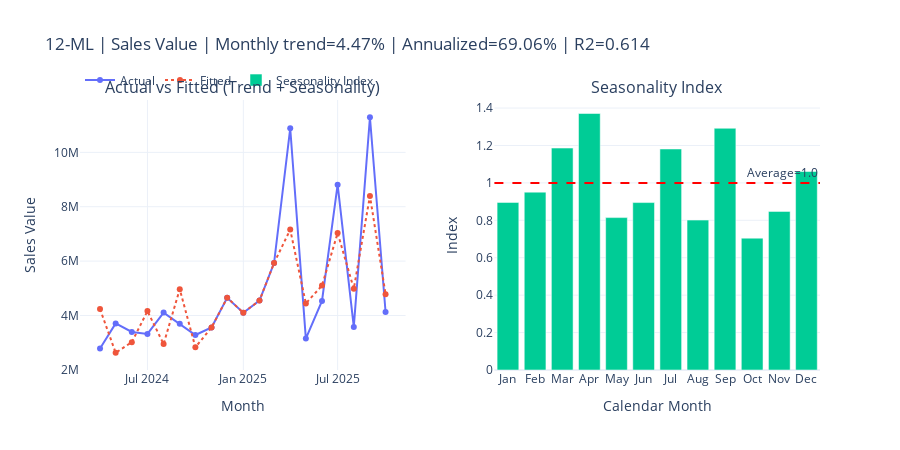
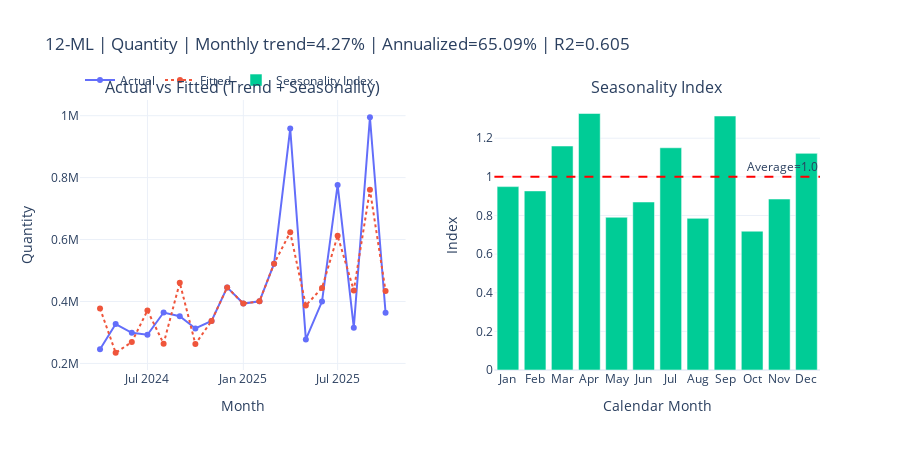
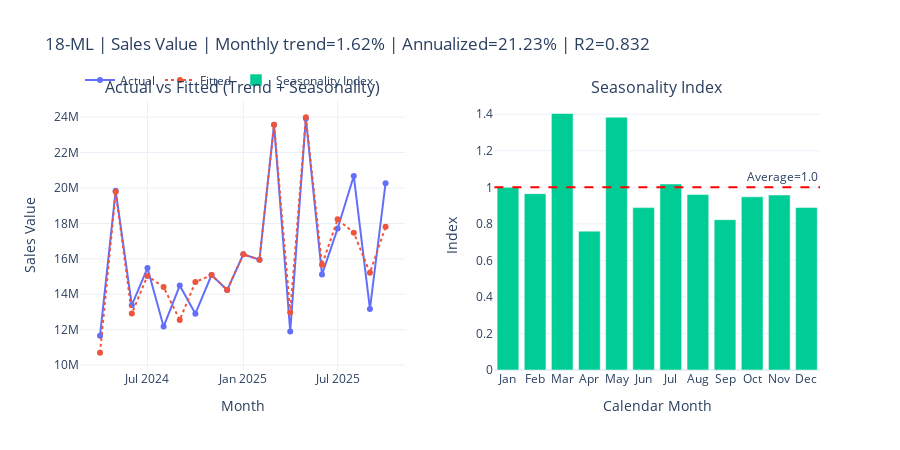
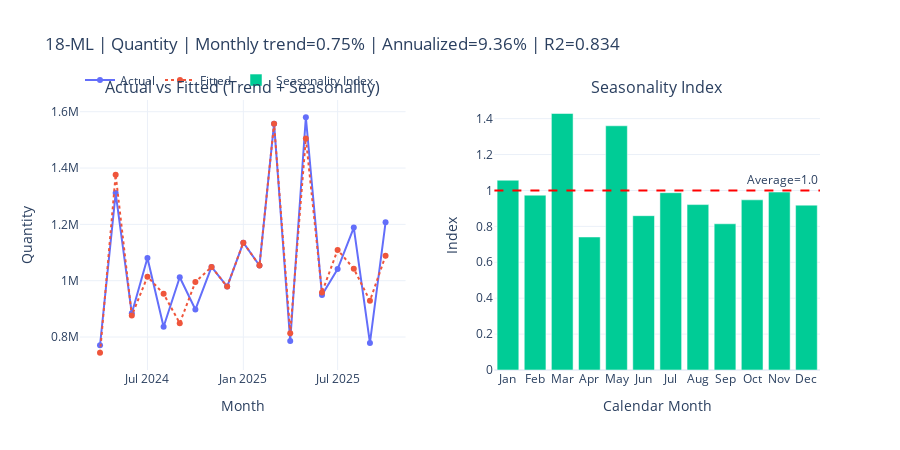

The notebook cell these images were saved under, in order:
### Code cell
# Trend + Seasonality in Plotly
# Scope: Brand=STREAX, Subcategory in {STX INSTA SHAMPOO, STREAX INSTA SHAMPOO}, Sizes in {12-ML, 18-ML}
# Metrics: SalesValue_atBasicRate, Quantity

from pathlib import Path
import numpy as np
import pandas as pd
from IPython.display import display
import plotly.graph_objects as go
from plotly.subplots import make_subplots

try:
    from scipy.stats import theilslopes
    HAS_SCIPY = True
except Exception:
    HAS_SCIPY = False

# ---------- Load ----------
candidate_dirs = [Path('../DATA'), Path('DATA'), Path.cwd() / 'DATA']
data_dir = next((p for p in candidate_dirs if p.exists()), None)
if data_dir is None:
    raise FileNotFoundError("DATA folder not found. Expected ../DATA or DATA")

files = sorted(data_dir.glob('*.parquet'))
if not files:
    raise FileNotFoundError(f"No parquet files found in {data_dir}")

use_cols = ['Date', 'Brand', 'Subcategory', 'Sizes', 'SalesValue_atBasicRate', 'Quantity']
df = pd.concat((pd.read_parquet(f, columns=use_cols) for f in files), ignore_index=True)

# ---------- Clean ----------
df['Date'] = pd.to_datetime(df['Date'], errors='coerce')
df = df.dropna(subset=['Date']).copy()
df['Brand'] = df['Brand'].astype(str).str.upper().str.strip()
df['Subcategory'] = df['Subcategory'].astype(str).str.upper().str.replace(r'\s+', ' ', regex=True).str.strip()
df['Sizes'] = df['Sizes'].astype(str).str.upper().str.replace(' ', '').str.strip()
df['SalesValue_atBasicRate'] = pd.to_numeric(df['SalesValue_atBasicRate'], errors='coerce').fillna(0.0)
df['Quantity'] = pd.to_numeric(df['Quantity'], errors='coerce').fillna(0.0)

scope = df[
    (df['Brand'] == 'STREAX') &
    (df['Subcategory'].isin(['STX INSTA SHAMPOO', 'STREAX INSTA SHAMPOO'])) &
    (df['Sizes'].isin(['12-ML', '18-ML']))
].copy()

scope['Month'] = scope['Date'].dt.to_period('M').dt.to_timestamp()

monthly = (
    scope.groupby(['Sizes', 'Month'], as_index=False)
    .agg(
        sales_value=('SalesValue_atBasicRate', 'sum'),
        quantity=('Quantity', 'sum')
    )
    .sort_values(['Sizes', 'Month'])
)

def fit_trend_seasonality(sub_df, y_col):
    mdf = sub_df[['Month', y_col]].copy().sort_values('Month').reset_index(drop=True)
    y = mdf[y_col].to_numpy(dtype=float)
    y = np.clip(y, 1e-9, None)

    n = len(mdf)
    t = np.arange(n, dtype=float)
    mon = mdf['Month'].dt.month

    mon_cat = pd.Categorical(mon, categories=list(range(1, 13)), ordered=True)
    dummies = pd.get_dummies(mon_cat, drop_first=True, dtype=float)  # months 2..12
    X = np.column_stack([np.ones(n), t, dummies.to_numpy()])

    y_log = np.log(y)
    beta, *_ = np.linalg.lstsq(X, y_log, rcond=None)
    yhat_log = X @ beta
    yhat = np.exp(yhat_log)

    ss_res = np.sum((y_log - yhat_log) ** 2)
    ss_tot = np.sum((y_log - y_log.mean()) ** 2)
    r2 = 1 - (ss_res / ss_tot) if ss_tot > 0 else np.nan

    slope_log = beta[1]
    monthly_growth_pct = (np.exp(slope_log) - 1) * 100
    annualized_growth_pct = (np.exp(12 * slope_log) - 1) * 100

    if HAS_SCIPY and n >= 3:
        ts_slope, _, _, _ = theilslopes(y_log, t, 0.95)
        ts_monthly_growth_pct = (np.exp(ts_slope) - 1) * 100
    else:
        ts_monthly_growth_pct = np.nan

    month_effect = {1: 0.0}
    for m in range(2, 13):
        month_effect[m] = beta[1 + (m - 1)]

    observed_months = sorted(mdf['Month'].dt.month.unique().tolist())
    raw = {m: np.exp(month_effect[m]) for m in observed_months}
    norm = np.mean(list(raw.values()))
    season_idx = {m: (raw[m] / norm if norm > 0 else np.nan) for m in observed_months}

    seasonality_table = pd.DataFrame({
        'month_num': observed_months,
        'month_name': [pd.Timestamp(2000, m, 1).strftime('%b') for m in observed_months],
        'seasonality_index': [season_idx[m] for m in observed_months]
    }).sort_values('month_num')

    trend_summary = {
        'n_months': n,
        'start_month': mdf['Month'].min(),
        'end_month': mdf['Month'].max(),
        'monthly_growth_%': monthly_growth_pct,
        'annualized_growth_%': annualized_growth_pct,
        'r2_log_model': r2,
        'theilsen_monthly_growth_%': ts_monthly_growth_pct
    }

    plot_df = mdf.copy()
    plot_df['actual'] = y
    plot_df['fitted'] = yhat

    return trend_summary, seasonality_table, plot_df

summaries = []

for size in ['12-ML', '18-ML']:
    part = monthly[monthly['Sizes'] == size].copy()

    for metric_col, metric_label in [('sales_value', 'Sales Value'), ('quantity', 'Quantity')]:
        trend_summary, seasonality_table, plot_df = fit_trend_seasonality(part, metric_col)

        summaries.append({
            'size': size,
            'metric': metric_label,
            **trend_summary
        })

        title_text = (
            f"{size} | {metric_label} | "
            f"Monthly trend={trend_summary['monthly_growth_%']:.2f}% | "
            f"Annualized={trend_summary['annualized_growth_%']:.2f}% | "
            f"R2={trend_summary['r2_log_model']:.3f}"
        )

        fig = make_subplots(
            rows=1, cols=2,
            subplot_titles=("Actual vs Fitted (Trend + Seasonality)", "Seasonality Index"),
            horizontal_spacing=0.12
        )

        fig.add_trace(
            go.Scatter(
                x=plot_df['Month'], y=plot_df['actual'],
                mode='lines+markers', name='Actual',
                line=dict(width=2)
            ),
            row=1, col=1
        )
        fig.add_trace(
            go.Scatter(
                x=plot_df['Month'], y=plot_df['fitted'],
                mode='lines+markers', name='Fitted',
                line=dict(width=2, dash='dot')
            ),
            row=1, col=1
        )

        fig.add_trace(
            go.Bar(
                x=seasonality_table['month_name'],
                y=seasonality_table['seasonality_index'],
                name='Seasonality Index'
            ),
            row=1, col=2
        )
        fig.add_hline(
            y=1.0, line_dash='dash', line_color='red',
            annotation_text='Average=1.0', annotation_position='top right',
            row=1, col=2
        )

        fig.update_layout(
            title=title_text,
            template='plotly_white',
            height=450,
            legend=dict(orientation='h', yanchor='bottom', y=1.02, xanchor='left', x=0.0)
        )

        fig.update_xaxes(title_text='Month', row=1, col=1)
        fig.update_yaxes(title_text=metric_label, row=1, col=1)
        fig.update_xaxes(title_text='Calendar Month', row=1, col=2)
        fig.update_yaxes(title_text='Index', row=1, col=2)

        fig.show()

        print(
            f"{size} | {metric_label} -> "
            f"Monthly={trend_summary['monthly_growth_%']:.2f}%, "
            f"Annualized={trend_summary['annualized_growth_%']:.2f}%, "
            f"R2={trend_summary['r2_log_model']:.3f}, "
            f"Theil-Sen={trend_summary['theilsen_monthly_growth_%']:.2f}%"
        )
        display(seasonality_table.assign(seasonality_index=seasonality_table['seasonality_index'].round(3)))

summary_df = pd.DataFrame(summaries)
summary_df['monthly_growth_%'] = summary_df['monthly_growth_%'].round(2)
summary_df['annualized_growth_%'] = summary_df['annualized_growth_%'].round(2)
summary_df['r2_log_model'] = summary_df['r2_log_model'].round(3)
summary_df['theilsen_monthly_growth_%'] = summary_df['theilsen_monthly_growth_%'].round(2)

print("\nFinal Trend Summary:")
display(summary_df)

### Figure 1 — Plotly figure (JSON) as saved in the notebook; plotly's stock layout.template omitted (floating-point values rounded to 4 significant figures)
{"data": [{"line": {"width": 2}, "mode": "lines+markers", "name": "Actual", "type": "scatter", "x": ["2024-04-01T00:00:00", "2024-05-01T00:00:00", "2024-06-01T00:00:00", "2024-07-01T00:00:00", "2024-08-01T00:00:00", "2024-09-01T00:00:00", "2024-10-01T00:00:00", "2024-11-01T00:00:00", "2024-12-01T00:00:00", "2025-01-01T00:00:00", "2025-02-01T00:00:00", "2025-03-01T00:00:00", "2025-04-01T00:00:00", "2025-05-01T00:00:00", "2025-06-01T00:00:00", "2025-07-01T00:00:00", "2025-08-01T00:00:00", "2025-09-01T00:00:00", "2025-10-01T00:00:00"], "xaxis": "x", "y": [2784000.0, 3708000.0, 3392000.0, 3320000.0, 4107000.0, 3692000.0, 3281000.0, 3557000.0, 4651000.0, 4101000.0, 4548000.0, 5928000.0, 10890000.0, 3149000.0, 4536000.0, 8810000.0, 3578000.0, 11290000.0, 4127000.0], "yaxis": "y"}, {"line": {"dash": "dot", "width": 2}, "mode": "lines+markers", "name": "Fitted", "type": "scatter", "x": ["2024-04-01T00:00:00", "2024-05-01T00:00:00", "2024-06-01T00:00:00", "2024-07-01T00:00:00", "2024-08-01T00:00:00", "2024-09-01T00:00:00", "2024-10-01T00:00:00", "2024-11-01T00:00:00", "2024-12-01T00:00:00", "2025-01-01T00:00:00", "2025-02-01T00:00:00", "2025-03-01T00:00:00", "2025-04-01T00:00:00", "2025-05-01T00:00:00", "2025-06-01T00:00:00", "2025-07-01T00:00:00", "2025-08-01T00:00:00", "2025-09-01T00:00:00", "2025-10-01T00:00:00"], "xaxis": "x", "y": [4234000.0, 2628000.0, 3016000.0, 4160000.0, 2948000.0, 4966000.0, 2830000.0, 3557000.0, 4651000.0, 4101000.0, 4548000.0, 5928000.0, 7158000.0, 4443000.0, 5100000.0, 7033000.0, 4984000.0, 8395000.0, 4784000.0], "yaxis": "y"}, {"name": "Seasonality Index", "type": "bar", "x": ["Jan", "Feb", "Mar", "Apr", "May", "Jun", "Jul", "Aug", "Sep", "Oct", "Nov", "Dec"], "xaxis": "x2", "y": [0.8957, 0.9506, 1.186, 1.371, 0.8145, 0.8948, 1.181, 0.8012, 1.292, 0.7047, 0.8477, 1.061], "yaxis": "y2"}], "layout": {"annotations": [{"font": {"size": 16}, "showarrow": false, "text": "Actual vs Fitted (Trend + Seasonality)", "x": 0.22, "xanchor": "center", "xref": "paper", "y": 1, "yanchor": "bottom", "yref": "paper"}, {"font": {"size": 16}, "showarrow": false, "text": "Seasonality Index", "x": 0.78, "xanchor": "center", "xref": "paper", "y": 1, "yanchor": "bottom", "yref": "paper"}, {"showarrow": false, "text": "Average=1.0", "x": 1, "xanchor": "right", "xref": "x2 domain", "y": 1, "yanchor": "bottom", "yref": "y2"}], "height": 450, "legend": {"orientation": "h", "x": 0, "xanchor": "left", "y": 1.02, "yanchor": "bottom"}, "shapes": [{"line": {"color": "red", "dash": "dash"}, "type": "line", "x0": 0, "x1": 1, "xref": "x2 domain", "y0": 1, "y1": 1, "yref": "y2"}], "title": {"text": "12-ML | Sales Value | Monthly trend=4.47% | Annualized=69.06% | R2=0.614"}, "xaxis": {"anchor": "y", "domain": [0, 0.44], "title": {"text": "Month"}}, "xaxis2": {"anchor": "y2", "domain": [0.56, 1], "title": {"text": "Calendar Month"}}, "yaxis": {"anchor": "x", "domain": [0, 1], "title": {"text": "Sales Value"}}, "yaxis2": {"anchor": "x2", "domain": [0, 1], "title": {"text": "Index"}}}}

### Figure 2 — Plotly figure (JSON) as saved in the notebook; plotly's stock layout.template omitted (floating-point values rounded to 4 significant figures)
{"data": [{"line": {"width": 2}, "mode": "lines+markers", "name": "Actual", "type": "scatter", "x": ["2024-04-01T00:00:00", "2024-05-01T00:00:00", "2024-06-01T00:00:00", "2024-07-01T00:00:00", "2024-08-01T00:00:00", "2024-09-01T00:00:00", "2024-10-01T00:00:00", "2024-11-01T00:00:00", "2024-12-01T00:00:00", "2025-01-01T00:00:00", "2025-02-01T00:00:00", "2025-03-01T00:00:00", "2025-04-01T00:00:00", "2025-05-01T00:00:00", "2025-06-01T00:00:00", "2025-07-01T00:00:00", "2025-08-01T00:00:00", "2025-09-01T00:00:00", "2025-10-01T00:00:00"], "xaxis": "x", "y": [245580, 327035, 298679, 292422, 364412, 352283, 312891, 337189, 445490, 393203, 400382, 522113, 958622, 277412, 399621, 776399, 315394, 994975, 363712], "yaxis": "y"}, {"line": {"dash": "dot", "width": 2}, "mode": "lines+markers", "name": "Fitted", "type": "scatter", "x": ["2024-04-01T00:00:00", "2024-05-01T00:00:00", "2024-06-01T00:00:00", "2024-07-01T00:00:00", "2024-08-01T00:00:00", "2024-09-01T00:00:00", "2024-10-01T00:00:00", "2024-11-01T00:00:00", "2024-12-01T00:00:00", "2025-01-01T00:00:00", "2025-02-01T00:00:00", "2025-03-01T00:00:00", "2025-04-01T00:00:00", "2025-05-01T00:00:00", "2025-06-01T00:00:00", "2025-07-01T00:00:00", "2025-08-01T00:00:00", "2025-09-01T00:00:00", "2025-10-01T00:00:00"], "xaxis": "x", "y": [377600.0, 234400.0, 268900.0, 370800.0, 263900.0, 460800.0, 262600.0, 337200.0, 445500.0, 393200.0, 400400.0, 522100.0, 623400.0, 387000.0, 443900.0, 612200.0, 435600.0, 760700.0, 433400.0], "yaxis": "y"}, {"name": "Seasonality Index", "type": "bar", "x": ["Jan", "Feb", "Mar", "Apr", "May", "Jun", "Jul", "Aug", "Sep", "Oct", "Nov", "Dec"], "xaxis": "x2", "y": [0.9494, 0.9272, 1.16, 1.328, 0.7906, 0.8697, 1.15, 0.7851, 1.315, 0.7186, 0.8851, 1.122], "yaxis": "y2"}], "layout": {"annotations": [{"font": {"size": 16}, "showarrow": false, "text": "Actual vs Fitted (Trend + Seasonality)", "x": 0.22, "xanchor": "center", "xref": "paper", "y": 1, "yanchor": "bottom", "yref": "paper"}, {"font": {"size": 16}, "showarrow": false, "text": "Seasonality Index", "x": 0.78, "xanchor": "center", "xref": "paper", "y": 1, "yanchor": "bottom", "yref": "paper"}, {"showarrow": false, "text": "Average=1.0", "x": 1, "xanchor": "right", "xref": "x2 domain", "y": 1, "yanchor": "bottom", "yref": "y2"}], "height": 450, "legend": {"orientation": "h", "x": 0, "xanchor": "left", "y": 1.02, "yanchor": "bottom"}, "shapes": [{"line": {"color": "red", "dash": "dash"}, "type": "line", "x0": 0, "x1": 1, "xref": "x2 domain", "y0": 1, "y1": 1, "yref": "y2"}], "title": {"text": "12-ML | Quantity | Monthly trend=4.27% | Annualized=65.09% | R2=0.605"}, "xaxis": {"anchor": "y", "domain": [0, 0.44], "title": {"text": "Month"}}, "xaxis2": {"anchor": "y2", "domain": [0.56, 1], "title": {"text": "Calendar Month"}}, "yaxis": {"anchor": "x", "domain": [0, 1], "title": {"text": "Quantity"}}, "yaxis2": {"anchor": "x2", "domain": [0, 1], "title": {"text": "Index"}}}}

### Figure 3 — Plotly figure (JSON) as saved in the notebook; plotly's stock layout.template omitted (floating-point values rounded to 4 significant figures)
{"data": [{"line": {"width": 2}, "mode": "lines+markers", "name": "Actual", "type": "scatter", "x": ["2024-04-01T00:00:00", "2024-05-01T00:00:00", "2024-06-01T00:00:00", "2024-07-01T00:00:00", "2024-08-01T00:00:00", "2024-09-01T00:00:00", "2024-10-01T00:00:00", "2024-11-01T00:00:00", "2024-12-01T00:00:00", "2025-01-01T00:00:00", "2025-02-01T00:00:00", "2025-03-01T00:00:00", "2025-04-01T00:00:00", "2025-05-01T00:00:00", "2025-06-01T00:00:00", "2025-07-01T00:00:00", "2025-08-01T00:00:00", "2025-09-01T00:00:00", "2025-10-01T00:00:00"], "xaxis": "x", "y": [11660000.0, 19850000.0, 13390000.0, 15480000.0, 12180000.0, 14490000.0, 12900000.0, 15080000.0, 14240000.0, 16255752, 15950000.0, 23570000.0, 11900000.0, 23920000.0, 15110000.0, 17710000.0, 20670000.0, 13170000.0, 20270000.0], "yaxis": "y"}, {"line": {"dash": "dot", "width": 2}, "mode": "lines+markers", "name": "Fitted", "type": "scatter", "x": ["2024-04-01T00:00:00", "2024-05-01T00:00:00", "2024-06-01T00:00:00", "2024-07-01T00:00:00", "2024-08-01T00:00:00", "2024-09-01T00:00:00", "2024-10-01T00:00:00", "2024-11-01T00:00:00", "2024-12-01T00:00:00", "2025-01-01T00:00:00", "2025-02-01T00:00:00", "2025-03-01T00:00:00", "2025-04-01T00:00:00", "2025-05-01T00:00:00", "2025-06-01T00:00:00", "2025-07-01T00:00:00", "2025-08-01T00:00:00", "2025-09-01T00:00:00", "2025-10-01T00:00:00"], "xaxis": "x", "y": [10700000.0, 19790000.0, 12920000.0, 15040000.0, 14410000.0, 12550000.0, 14690000.0, 15080000.0, 14240000.0, 16260000.0, 15950000.0, 23570000.0, 12970000.0, 23990000.0, 15660000.0, 18230000.0, 17470000.0, 15210000.0, 17810000.0], "yaxis": "y"}, {"name": "Seasonality Index", "type": "bar", "x": ["Jan", "Feb", "Mar", "Apr", "May", "Jun", "Jul", "Aug", "Sep", "Oct", "Nov", "Dec"], "xaxis": "x2", "y": [0.9998, 0.9653, 1.404, 0.7602, 1.384, 0.8889, 1.018, 0.9602, 0.823, 0.948, 0.9581, 0.8899], "yaxis": "y2"}], "layout": {"annotations": [{"font": {"size": 16}, "showarrow": false, "text": "Actual vs Fitted (Trend + Seasonality)", "x": 0.22, "xanchor": "center", "xref": "paper", "y": 1, "yanchor": "bottom", "yref": "paper"}, {"font": {"size": 16}, "showarrow": false, "text": "Seasonality Index", "x": 0.78, "xanchor": "center", "xref": "paper", "y": 1, "yanchor": "bottom", "yref": "paper"}, {"showarrow": false, "text": "Average=1.0", "x": 1, "xanchor": "right", "xref": "x2 domain", "y": 1, "yanchor": "bottom", "yref": "y2"}], "height": 450, "legend": {"orientation": "h", "x": 0, "xanchor": "left", "y": 1.02, "yanchor": "bottom"}, "shapes": [{"line": {"color": "red", "dash": "dash"}, "type": "line", "x0": 0, "x1": 1, "xref": "x2 domain", "y0": 1, "y1": 1, "yref": "y2"}], "title": {"text": "18-ML | Sales Value | Monthly trend=1.62% | Annualized=21.23% | R2=0.832"}, "xaxis": {"anchor": "y", "domain": [0, 0.44], "title": {"text": "Month"}}, "xaxis2": {"anchor": "y2", "domain": [0.56, 1], "title": {"text": "Calendar Month"}}, "yaxis": {"anchor": "x", "domain": [0, 1], "title": {"text": "Sales Value"}}, "yaxis2": {"anchor": "x2", "domain": [0, 1], "title": {"text": "Index"}}}}

### Figure 4 — Plotly figure (JSON) as saved in the notebook; plotly's stock layout.template omitted (floating-point values rounded to 4 significant figures)
{"data": [{"line": {"width": 2}, "mode": "lines+markers", "name": "Actual", "type": "scatter", "x": ["2024-04-01T00:00:00", "2024-05-01T00:00:00", "2024-06-01T00:00:00", "2024-07-01T00:00:00", "2024-08-01T00:00:00", "2024-09-01T00:00:00", "2024-10-01T00:00:00", "2024-11-01T00:00:00", "2024-12-01T00:00:00", "2025-01-01T00:00:00", "2025-02-01T00:00:00", "2025-03-01T00:00:00", "2025-04-01T00:00:00", "2025-05-01T00:00:00", "2025-06-01T00:00:00", "2025-07-01T00:00:00", "2025-08-01T00:00:00", "2025-09-01T00:00:00", "2025-10-01T00:00:00"], "xaxis": "x", "y": [770727, 1311089, 884384, 1080556, 836388, 1012041, 897657, 1048754, 979082, 1135151, 1053826, 1557644, 785796, 1580335, 949525, 1041433, 1188478, 779056, 1207342], "yaxis": "y"}, {"line": {"dash": "dot", "width": 2}, "mode": "lines+markers", "name": "Fitted", "type": "scatter", "x": ["2024-04-01T00:00:00", "2024-05-01T00:00:00", "2024-06-01T00:00:00", "2024-07-01T00:00:00", "2024-08-01T00:00:00", "2024-09-01T00:00:00", "2024-10-01T00:00:00", "2024-11-01T00:00:00", "2024-12-01T00:00:00", "2025-01-01T00:00:00", "2025-02-01T00:00:00", "2025-03-01T00:00:00", "2025-04-01T00:00:00", "2025-05-01T00:00:00", "2025-06-01T00:00:00", "2025-07-01T00:00:00", "2025-08-01T00:00:00", "2025-09-01T00:00:00", "2025-10-01T00:00:00"], "xaxis": "x", "y": [744200.0, 1376000.0, 876300.0, 1014000.0, 953400.0, 849100.0, 995500.0, 1049000.0, 979100.0, 1135000.0, 1054000.0, 1558000.0, 813800.0, 1505000.0, 958300.0, 1109000.0, 1043000.0, 928600.0, 1089000.0], "yaxis": "y"}, {"name": "Seasonality Index", "type": "bar", "x": ["Jan", "Feb", "Mar", "Apr", "May", "Jun", "Jul", "Aug", "Sep", "Oct", "Nov", "Dec"], "xaxis": "x2", "y": [1.057, 0.9738, 1.429, 0.7409, 1.36, 0.8595, 0.9876, 0.9213, 0.8144, 0.9477, 0.991, 0.9183], "yaxis": "y2"}], "layout": {"annotations": [{"font": {"size": 16}, "showarrow": false, "text": "Actual vs Fitted (Trend + Seasonality)", "x": 0.22, "xanchor": "center", "xref": "paper", "y": 1, "yanchor": "bottom", "yref": "paper"}, {"font": {"size": 16}, "showarrow": false, "text": "Seasonality Index", "x": 0.78, "xanchor": "center", "xref": "paper", "y": 1, "yanchor": "bottom", "yref": "paper"}, {"showarrow": false, "text": "Average=1.0", "x": 1, "xanchor": "right", "xref": "x2 domain", "y": 1, "yanchor": "bottom", "yref": "y2"}], "height": 450, "legend": {"orientation": "h", "x": 0, "xanchor": "left", "y": 1.02, "yanchor": "bottom"}, "shapes": [{"line": {"color": "red", "dash": "dash"}, "type": "line", "x0": 0, "x1": 1, "xref": "x2 domain", "y0": 1, "y1": 1, "yref": "y2"}], "title": {"text": "18-ML | Quantity | Monthly trend=0.75% | Annualized=9.36% | R2=0.834"}, "xaxis": {"anchor": "y", "domain": [0, 0.44], "title": {"text": "Month"}}, "xaxis2": {"anchor": "y2", "domain": [0.56, 1], "title": {"text": "Calendar Month"}}, "yaxis": {"anchor": "x", "domain": [0, 1], "title": {"text": "Quantity"}}, "yaxis2": {"anchor": "x2", "domain": [0, 1], "title": {"text": "Index"}}}}
